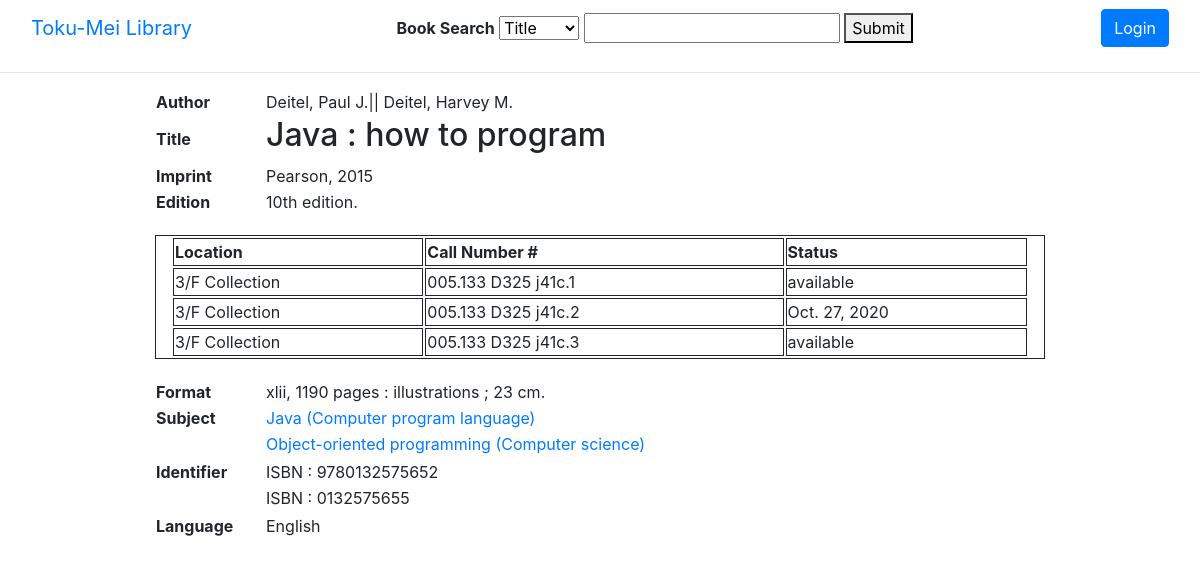
Page /record/1/ on the committed database.
### catalogue/models.py (models this page shows, shortened)
class Booktitle(models.Model):
    title = models.CharField(max_length=250)
    author = models.TextField(blank=True, null=True)
    edition = models.CharField(max_length=100, blank=True, null=True)
    publisher = models.CharField(max_length=250, blank=True, null=True)
    year = models.IntegerField(blank=True, null=True)
    format = models.CharField(max_length=250, blank=True, null=True)
    series = models.TextField(blank=True, null=True)
    subjects = models.TextField(blank=True, null=True)
    note = models.TextField(blank=True, null=True)
    language = models.CharField(max_length=100, blank=True, null=True)
    isbn = models.TextField(blank=True, null=True)
    created_on = models.DateTimeField(auto_now=True)
    updated_on = models.DateTimeField(auto_now_add=True)

class Bookitem(models.Model):
    LOCATION = (
        ('1/F Collection', '1/F Collection'),
        ('2/F Collection', '2/F Collection'),
        ('3/F Collection', '3/F Collection'),
        ('1/F Reference Section', '1/F Reference Section')
    )
    STATUS = (
        ('available', 'available'),
        ('checked-out', 'checked-out'),
        ('on holdshelf', 'on holdshelf'),
        ('lib use only', 'lib use only'),
        ('in purchase', 'in purchase'),
        ('in process', 'in process'),
        ('library display', 'library display'),
        ('lost', 'lost'),
        ('withdrawn', 'withdrawn')
    )
    title = models.ForeignKey(Booktitle, on_delete=models.CASCADE)
    barcode = models.CharField(max_length=10, unique=True)
    location = models.CharField(max_length=25, choices=LOCATION)
    callno = models.CharField(max_length=100)
    status = models.CharField(max_length=25, choices=STATUS)
    duedate = models.DateField(blank=True, null=True)
    current_user = models.ForeignKey(User, on_delete=models.CASCADE, blank=True, null=True, related_name="user_in_use")
    previous_user = models.ForeignKey(User, on_delete=models.CASCADE, blank=True, null=True, related_name="user_previous_use")
    total_checkedout = models.IntegerField(default=0)
    renewal = models.IntegerField(default=0)
    created_on = models.DateTimeField(auto_now=True)
    updated_on = models.DateTimeField(auto_now_add=True)
    message = models.CharField(max_length=100, blank=True, null=True)
    holdlist = models.CharField(max_length=200, blank=True, null=True)
    def show_status(self):
        if self.status == "checked-out":
            return self.duedate
        else:
            return self.status

### catalogue/views.py (the view)
# urls.py: path('record/<id>/', book_record),
def book_record(request, id):
    book = Booktitle.objects.get(id=id)
    subject_column = Booktitle._meta.get_field("subjects")
    subject_data = subject_column.value_from_object(book)
    subject_list = subject_data.split("||")
    isbn_column = Booktitle._meta.get_field("isbn")
    isbn_data = isbn_column.value_from_object(book)
    isbn_list = isbn_data.split("||")
    if book.edition == None:
        book.edition = ""
    items = Bookitem.objects.filter(title=id)
    context = {
        'book':book,
        'subjects':subject_list,
        'isbn':isbn_list,
        'items':items
    }
    return render(request, 'book_record.html', context)

### catalogue/templates/book_record.html
{% extends 'base.html' %}
{% block content %}
<div class="container record">
    <table class="container-fluid birecord">
        <tr>
            <th>Author</th>
            <td>{{book.author}}</td>
        </tr>
        <tr>
            <th>Title</th>
            <td><h2>{{book.title}}</h2></td>
        </tr>
        <tr>
            <th>Imprint</th>
            <td>{{book.publisher}}, {{book.year}}</td>
        </tr>
        <tr>
            <th>Edition</th>
            <td>{{book.edition}}</td>
        </tr>
    </table>
    <table class="container-fluid itemtable">
        <tr>
            <th>Location</th>
            <th>Call Number #</th>
            <th>Status</th>
        </tr>
        {% for i in items %}
        <tr>
            <td>{{i.location}}</td>
            <td>{{i.callno}}</td>
            <td>{{i.show_status}}</td>
        </tr>
        {% endfor %}
    </table>
    <table class="container-fluid birecord">
        <tr>
            <th>Format</th>
            <td>{{book.format}}</td>
        </tr>
        <tr>
            <th>Subject</th>
            {% for s in subjects %}
            <td><a href="/searchBySubject/{{s}}">{{s}}</a></td>
            </tr>
            <tr><th></th>
                {% endfor %}
        </tr>
        <tr>
            <th>Identifier</th>
            {% for i in isbn %}
            <td>{{i}}</td>
            </tr>
            <tr><th></th>
                {% endfor %}
        </tr>
        <tr>
            <th>Language</th>
            <td>{{book.language}}</td>
        </tr>
    </table>
</div>
{% endblock content %}

### catalogue/templates/base.html (shortened to what this page needs)
<!DOCTYPE html>
<html lang="en">
<head>
    <link rel="stylesheet" href="https://stackpath.bootstrapcdn.com/bootstrap/4.5.2/css/bootstrap.min.css">
</head>
<body>
    <nav class="navbar navbar-inverse">
        <div class="container-fluid">
            <div class="navbar-header">
                <a class="navbar-brand" href="/">Toku-Mei Library</a>
            </div>
            <ul class="nav navbar-nav">
                <li>
                    <form action="/search" method="GET">
                        {% csrf_token %}<b>Book Search</b>
                        <select name="search_option">
                            <option value="title">Title</option>
                        </select>
                        <input type="text" name="search_words" required>
                        <button type="submit">Submit</button>
                    </form>
                </li>
            </ul>
            <ul class="nav navbar-nav flex-row">
                {% if user.is_authenticated %}
                <li>
                    <a href="/viewrecord" class="btn btn-info">View Circulation Record</a>
                </li>
                <li>
                    <form action="/logout" method="">
                        <button type="submit" class="btn btn-warning">Logout</button>
                    </form>
                </li>
                {% else %}
                <li>
                    <form action="/login" method="">
                        <button type="submit" class="btn btn-primary">Login</button>
                    </form>
                </li>
                {% endif %}
            </ul>
        </div>
    </nav>
    <hr>
    {% block content %}
    {% endblock %}
</body>
</html>

### catalogue/templates/base.html (style rules this page uses)
.container { max-width: 920px; }
table { margin-bottom: 20px; max-width: 900px; }
.itemtable { border-collapse: separate; }
.itemtable, .itemtable th, .itemtable td { border: 1px solid; }
.birecord th { width: 110px; }
ul li { margin-left: 5px; }

### rows in the picture
Booktitle: author "Deitel, Paul J.|| Deitel, Harvey M.", title "Java : how to program", publisher "Pearson", year "2015", edition "10th edition.", format "xlii, 1190 pages : illustrations ; 23 cm.", language "English"
Bookitem: location "3/F Collection", callno "005.133 D325 j41c.1", show_status "available"
Bookitem: location "3/F Collection", callno "005.133 D325 j41c.2", show_status "Oct. 27, 2020"
Bookitem: location "3/F Collection", callno "005.133 D325 j41c.3", show_status "available"

### other values in the picture
{{ s }} "Java (Computer program language)" "Object-oriented programming (Computer science)"
{{ i }} "ISBN : 9780132575652" "ISBN : 0132575655"
